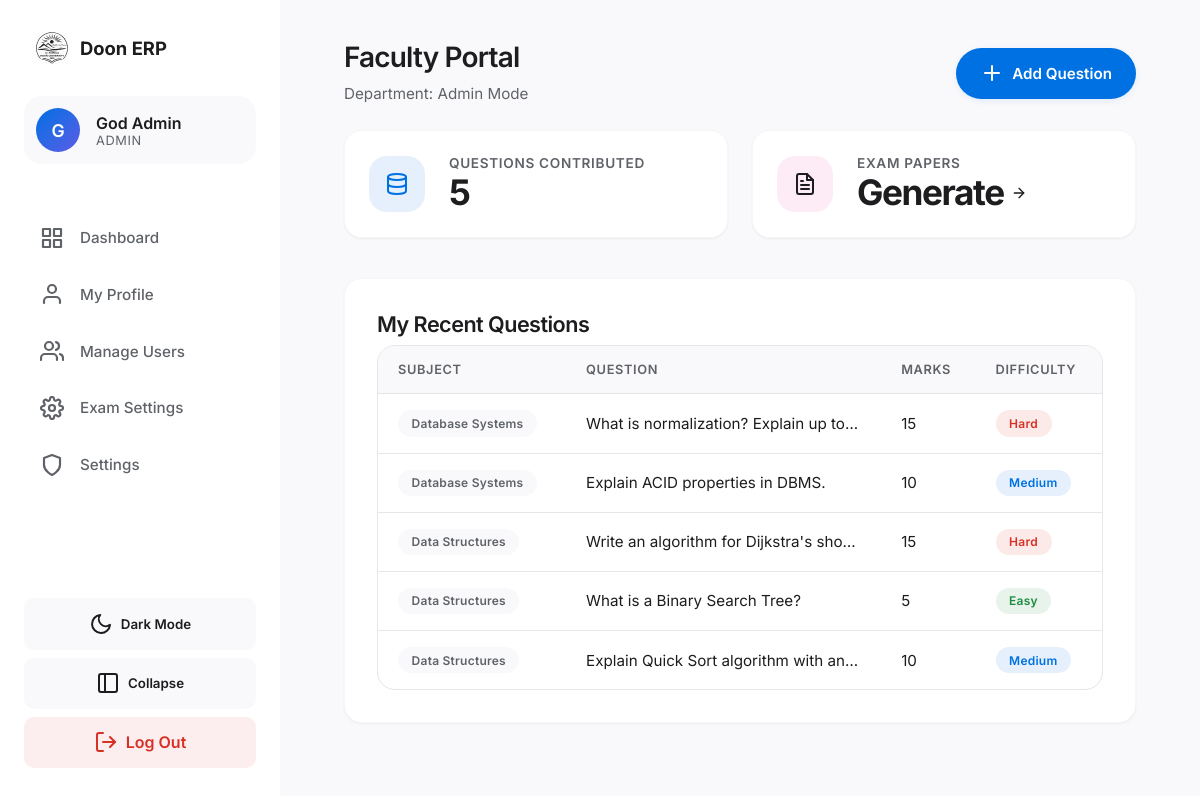
The app's page /faculty_dashboard.php (signed in) with its own data.
### tables this page shows
CREATE TABLE IF NOT EXISTS question_pool (
    id INT AUTO_INCREMENT PRIMARY KEY,
    subject_id INT NOT NULL,
    question_text TEXT NOT NULL,
    marks INT NOT NULL,
    difficulty ENUM('easy', 'medium', 'hard') DEFAULT 'medium',
    created_by INT,
    created_at TIMESTAMP DEFAULT CURRENT_TIMESTAMP,
    FOREIGN KEY (subject_id) REFERENCES subjects(id) ON DELETE CASCADE,
    FOREIGN KEY (created_by) REFERENCES faculties(id) ON DELETE SET NULL,
    INDEX idx_subj_diff (subject_id, difficulty)
);

CREATE TABLE IF NOT EXISTS subjects (
    id INT AUTO_INCREMENT PRIMARY KEY,
    name VARCHAR(100) NOT NULL,
    code VARCHAR(20) UNIQUE NOT NULL,
    department_id INT,
    credits INT DEFAULT 3,
    FOREIGN KEY (department_id) REFERENCES departments(id) ON DELETE CASCADE,
    INDEX idx_subj_code (code)
);

### faculty_dashboard.php (the view, shortened to what this page needs)
<?php
require_once 'includes/db.php';
require_once 'includes/header.php';
$user_id = $_SESSION['user_id'];
$faculty_dept = "Admin Mode";
$my_questions = $pdo->prepare("SELECT COUNT(*) FROM question_pool WHERE created_by = (SELECT id FROM faculties WHERE user_id = ?)");
$my_questions->execute([$user_id]);
$q_count = $my_questions->fetchColumn();
if ($_SESSION['user_role'] === 'admin') {
    $q_count = $pdo->query("SELECT COUNT(*) FROM question_pool")->fetchColumn();
}
?>
<div class="flex-between mb-3">
    <div>
        <h2>Faculty Portal</h2>
        <p>Department: <?= htmlspecialchars($faculty_dept) ?></p>
    </div>
    <a href="manage_questions.php" class="btn btn-primary"><i data-feather="plus"></i> Add Question</a>
</div>
<div class="dashboard-grid">
    <div class="glass-panel stat-card">
        <div class="stat-icon"><i data-feather="database"></i></div>
        <div class="stat-info">
            <h4>Questions Contributed</h4>
            <h2><?= $q_count ?></h2>
        </div>
    </div>
    <div class="glass-panel stat-card" onclick="window.location='generate_exam.php'" style="cursor: pointer;">
        <div class="stat-icon" style="color: var(--secondary); background: rgba(236, 72, 153, 0.1);"><i data-feather="file-text"></i></div>
        <div class="stat-info">
            <h4>Exam Papers</h4>
            <h2>Generate <i data-feather="arrow-right" style="width: 16px;"></i></h2>
        </div>
    </div>
</div>
<div class="glass-panel">
    <h3>My Recent Questions</h3>
    <div class="table-container">
        <table>
            <thead>
                <tr>
                    <th>Subject</th>
                    <th>Question</th>
                    <th>Marks</th>
                    <th>Difficulty</th>
                </tr>
            </thead>
            <tbody>
                <?php
                if ($_SESSION['user_role'] === 'faculty') {
                    $stmt = $pdo->prepare("
                        SELECT q.question_text, q.marks, q.difficulty, s.name as subject_name
                        FROM question_pool q
                        JOIN subjects s ON q.subject_id = s.id
                        WHERE q.created_by = (SELECT id FROM faculties WHERE user_id = ?)
                        ORDER BY q.id DESC LIMIT 5
                    ");
                    $stmt->execute([$user_id]);
                } else {
                    $stmt = $pdo->query("
                        SELECT q.question_text, q.marks, q.difficulty, s.name as subject_name
                        FROM question_pool q
                        JOIN subjects s ON q.subject_id = s.id
                        ORDER BY q.id DESC LIMIT 5
                    ");
                }
                $questions = $stmt->fetchAll();
                if (count($questions) > 0):
                    foreach ($questions as $q):
                ?>
                <tr>
                    <td><span class="badge badge-secondary"><?= htmlspecialchars($q['subject_name']) ?></span></td>
                    <td style="max-width: 300px; white-space: nowrap; overflow: hidden; text-overflow: ellipsis;">
                        <?= htmlspecialchars($q['question_text']) ?>
                    </td>
                    <td><?= $q['marks'] ?></td>
                    <td>
                        <?php
                        $color = $q['difficulty'] === 'hard' ? 'danger' : ($q['difficulty'] === 'medium' ? 'primary' : 'success');
                        echo "<span class='badge badge-{$color}'>" . ucfirst($q['difficulty']) . "</span>";
                        ?>
                    </td>
                </tr>
                <?php endforeach; else: ?>
                <tr><td colspan="4" class="text-center text-muted">No questions found. Add some to the pool!</td></tr>
                <?php endif; ?>
            </tbody>
        </table>
    </div>
</div>
<?php require_once 'includes/footer.php'; ?>

### includes/header.php (shortened to what this page needs)
<?php
$role = $_SESSION['user_role'];
$name = $_SESSION['user_name'];
$currentPage = basename($_SERVER['PHP_SELF']);
function isActive($page) {
    global $currentPage;
    return $currentPage === $page ? 'active' : '';
}
?>
<!DOCTYPE html>
<html lang="en">
<head>
    <link rel="stylesheet" href="css/style.css?v=<?= time() ?>">
</head>
<body>
<div class="app-container">
    <aside class="sidebar" id="sidebar">
        <div class="sidebar-logo" style="display: flex; align-items: center; gap: 12px;">
            <img src="assets/logo.svg" alt="Doon University" style="width: 32px; height: 32px; object-fit: contain; filter: drop-shadow(0 2px 4px rgba(0,0,0,0.1));">
            <span class="sidebar-text">Doon ERP</span>
        </div>
        <div class="user-profile mb-2">
            <div class="user-avatar" style="padding: 0; overflow: hidden; background: <?= empty($_SESSION['profile_image']) ? 'linear-gradient(135deg, var(--primary), var(--accent))' : 'transparent' ?>;">
                <?php if (!empty($_SESSION['profile_image'])): ?>
                    <img src="<?= htmlspecialchars($_SESSION['profile_image']) ?>" style="width: 100%; height: 100%; object-fit: cover;">
                <?php else: ?>
                    <?= strtoupper(substr($name, 0, 1)) ?>
                <?php endif; ?>
            </div>
            <div>
                <div style="font-weight: 600; color: var(--text-primary);"><?= htmlspecialchars($name) ?></div>
                <div style="font-size: 0.8rem; color: var(--text-secondary); text-transform: uppercase; letter-spacing: 0.05em;"><?= htmlspecialchars($role) ?></div>
            </div>
        </div>
        <ul class="nav-links">
            <?php if ($role === 'admin'): ?>
                <li><a href="admin_dashboard.php" class="<?= isActive('admin_dashboard.php') ?>"><i data-feather="grid"></i> <span class="sidebar-text">Dashboard</span></a></li>
                <li><a href="profile.php" class="<?= isActive('profile.php') ?>"><i data-feather="user"></i> <span class="sidebar-text">My Profile</span></a></li>
                <li><a href="manage_users.php" class="<?= isActive('manage_users.php') ?>"><i data-feather="users"></i> <span class="sidebar-text">Manage Users</span></a></li>
                <li><a href="exam_settings.php" class="<?= isActive('exam_settings.php') ?>"><i data-feather="settings"></i> <span class="sidebar-text">Exam Settings</span></a></li>
                <li><a href="settings.php" class="<?= isActive('settings.php') ?>"><i data-feather="shield"></i> <span class="sidebar-text">Settings</span></a></li>
            <?php endif; ?>
        </ul>
        <div class="sidebar-controls">
            <button class="action-btn" id="themeToggle" title="Toggle Theme">
                <i data-feather="moon" id="themeIcon"></i>
                <span class="sidebar-text" id="themeText">Dark Mode</span>
            </button>
            <button class="action-btn" id="collapseToggle" title="Collapse Sidebar" style="display: none;">
                <i data-feather="sidebar"></i>
                <span class="sidebar-text">Collapse</span>
            </button>
            <a href="logout.php" class="action-btn logout-btn">
                <i data-feather="log-out"></i> <span class="sidebar-text">Log Out</span>
            </a>
        </div>
    </aside>
    <main class="main-content">
        <div class="content-wrapper">

### includes/footer.php (shortened to what this page needs)
        </div>
    </main>
</div>
</body>
</html>

### records on screen
question_pool: subject.name "Database Systems", question_text "What is normalization? Explain up to…", marks "15", difficulty "Hard"
question_pool: subject.name "Database Systems", question_text "Explain ACID properties in DBMS.", marks "10", difficulty "Medium"
question_pool: subject.name "Data Structures", question_text "Write an algorithm for Dijkstra's sho…", marks "15", difficulty "Hard"
question_pool: subject.name "Data Structures", question_text "What is a Binary Search Tree?", marks "5", difficulty "Easy"
question_pool: subject.name "Data Structures", question_text "Explain Quick Sort algorithm with an…", marks "10", difficulty "Medium"

### other values on screen
substr($name, 0, 1) "G"
$name "God Admin"
$role "ADMIN"
$faculty_dept "Admin Mode"
$q_count "5"
